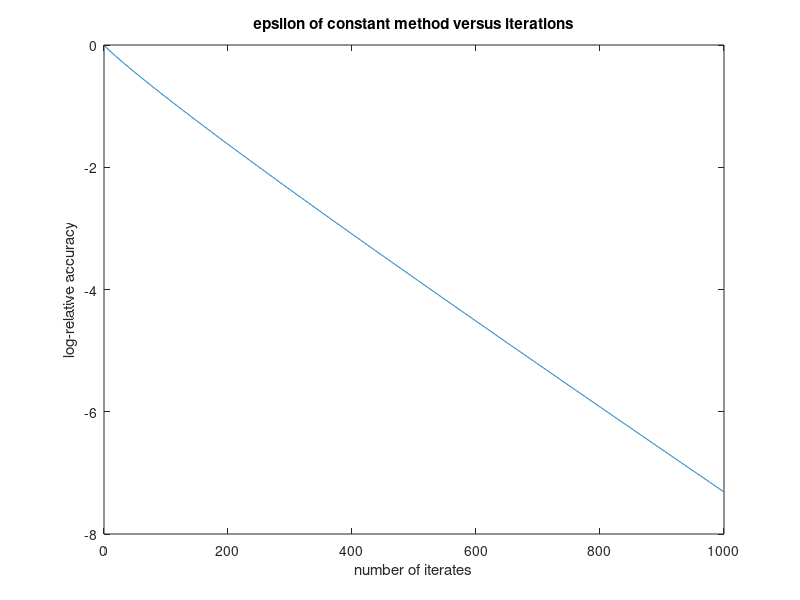
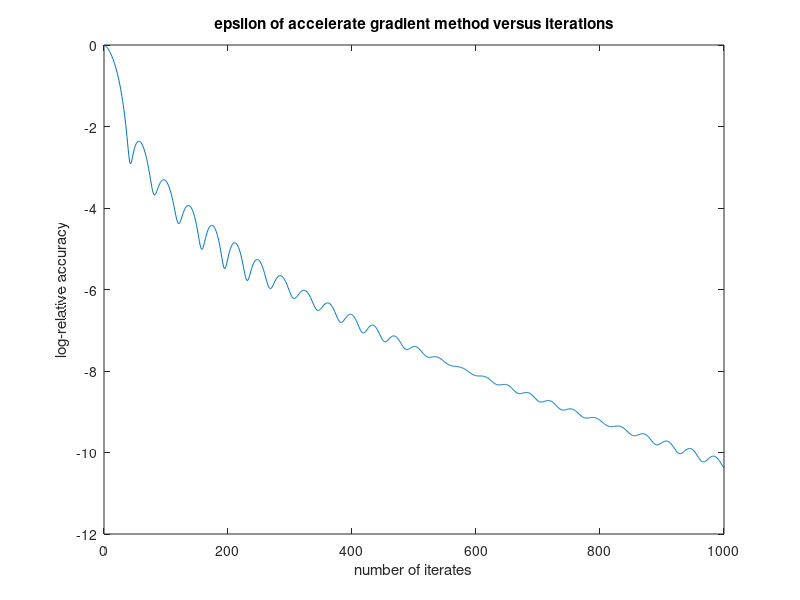
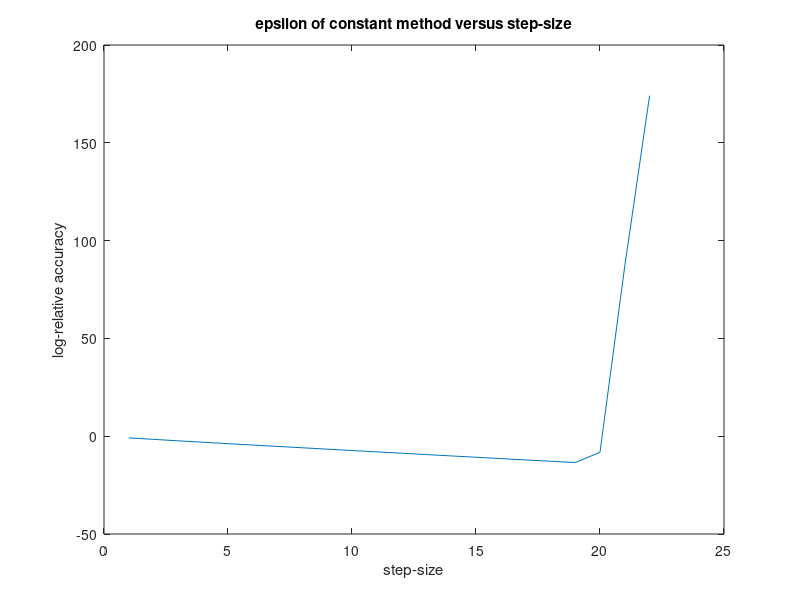
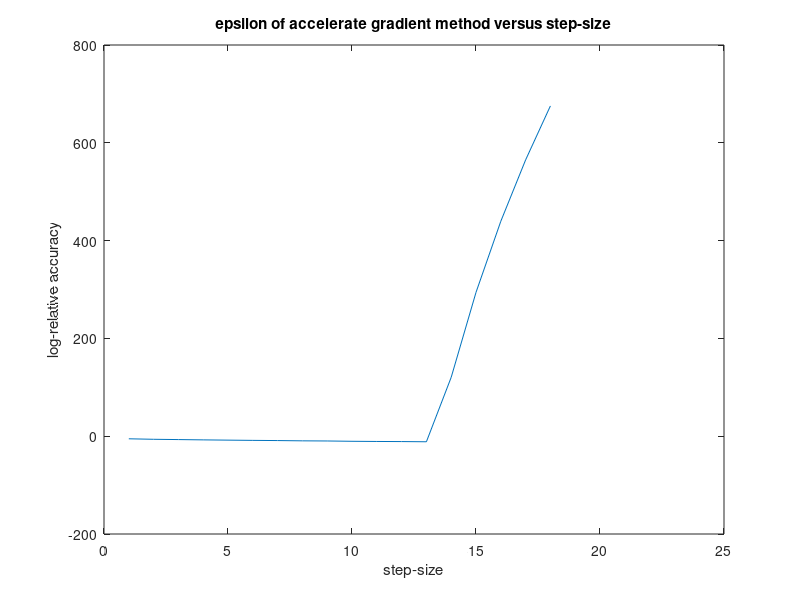

The MATLAB script that drew these images, in order:
%% Effect of Lipschitz constant estimation
% Consider one instance of Problem 2
% Change Lipchitz constant gradually and see how the convergence of the
% given algorithm goes

% set the initial values of the problem
n=100;
B=randn(n,n);
D=diag(log(10+exp(randn(n,1))));
Q=B*B'+D;
b=10*randn(n,1);
xstar=-Q\b;  % Optimal salution by first order optimality condition

% classical gradient descent algorithm
% set some fixed values
x0 = zeros(n,1); % initial point
L= max(eig(Q)); % Lipschitz constant: max eigenvalue of Q
Sigma = min(eig(Q)); % min eigenvalue of Q
K=L/Sigma; % condition number

% plot log-relative accuracy
% Constant---------------------------------------------------
alphaC = 1/L; % set an intial step-size
x=x0;
errCs = zeros(n,1);
for r=1:1000
    xCr = x-alphaC*(Q*x+b);
    x = xCr;
    erC=norm(xCr-xstar)/norm(x0-xstar);
    errCs(r)=log(erC);
end
epsilonC = log(norm(xCr-xstar)/norm(x0-xstar)); % log-relative accuracy of Constant method
figure(1);
plot(errCs);
title('epsilon of constant method versus iterations');
ylabel('log-relative accuracy');
xlabel('number of iterates');

% Accelerated gradient method---------------------------------------------------
%r=0;
x=x0;
xr=x0;
a=0;
ar=(1/2)*(1+sqrt(4*a^2+1));
t= (a-1)/ar;
errANs=zeros(n,1);
for r=1:1000
    erAN=norm(xr-xstar)/norm(x0-xstar);
    errANs(r)=log(erAN);
    arr=(1/2)*(1+sqrt(4*ar^2+1));
    tr=(ar-1)/arr;
    yrr=(1+tr)*xr-tr*x;
    xrr=yrr-(1/L)*(Q*(yrr)+b);
    a=ar;
    ar=arr;
    x=xr;
    xr=xrr;
end
epsilonAN = log(norm(xrr-xstar)/norm(x0-xstar));
figure(2);
plot(errANs);
title('epsilon of accelerate gradient method versus iterations');
ylabel('log-relative accuracy');
xlabel('number of iterates');

%  change the step-size gradually
% Constant---------------------------------------------------
AccuracyC = zeros(22,1); % generate an zero vector to store log-relative accuracy of the algorithm

for i=1:22
    x=x0;
    alphaCnew = (0.1*i)/L; % set an intial step-size
    for r=1:1000
        xCrnew = x-alphaCnew*(Q*x+b);
        x = xCrnew;
    end
    epsilonCnew = log(norm(xCrnew-xstar)/norm(x0-xstar)); % log-relative accuracy of Constant method
    AccuracyC(i) = epsilonCnew;
end
figure(3)
plot(AccuracyC);
title('epsilon of constant method versus step-size');
ylabel('log-relative accuracy');
xlabel('step-size');

% Accelerated gradient method---------------------------------------------------
%r=0;
AccuracyAN=zeros(22,1);
for i=1:22
    x=x0;
    xr=x0;
    a=0;
    ar=(1/2)*(1+sqrt(4*a^2+1));
    t= (a-1)/ar;
    for r=1:1000
        arr=(1/2)*(1+sqrt(4*ar^2+1));
        tr=(ar-1)/arr;
        yrr=(1+tr)*xr-tr*x;
        xrr=yrr-((0.1*i/L))*(Q*(yrr)+b);
        a=ar;
        ar=arr;
        x=xr;
        xr=xrr;
    end
    epsilonANnew = log(norm(xrr-xstar)/norm(x0-xstar));
    AccuracyAN(i)= epsilonANnew;
end
figure(4)
plot(AccuracyAN);
title('epsilon of accelerate gradient method versus step-size');
ylabel('log-relative accuracy');
xlabel('step-size');